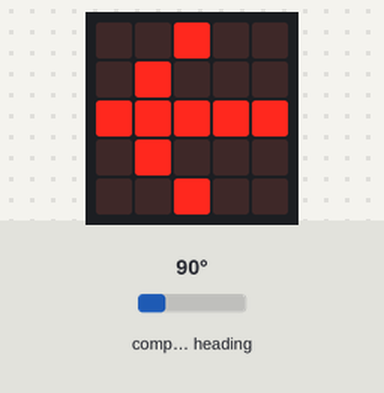
The program below on a simulated BBC micro:bit (MakeCode). Shown: the board's 5×5 LED display. Inputs (shaded band) come from the test bench; at power-on: compass heading 90°. The compass is already calibrated.

Above: at 1.2 s.
1.3 s: compass heading set to 7°
At 2.8 s:
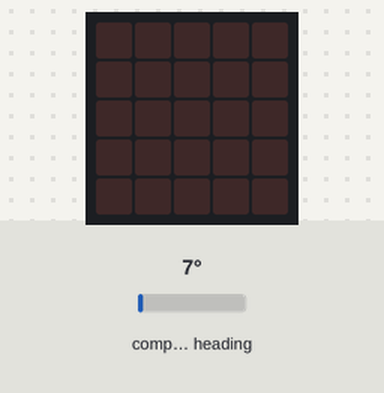
3.1 s: compass heading set to 180°
At 3.9 s:
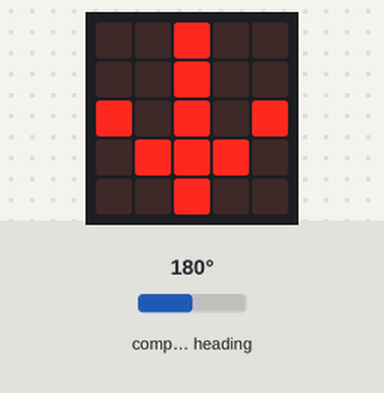
4.6 s: compass heading set to 269°
At 5.9 s:
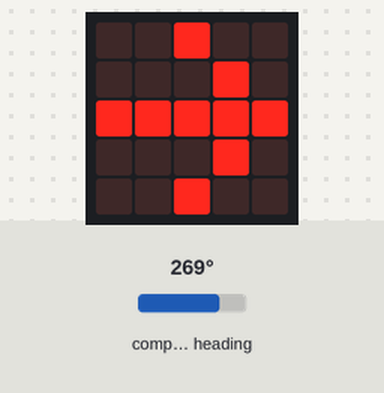
6.2 s: compass heading set to 1°
At 7.6 s:
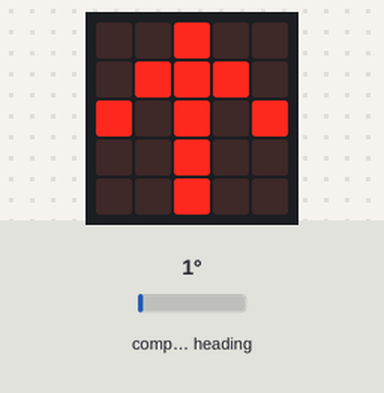
7.9 s: compass heading set to 90°
At 9.3 s:
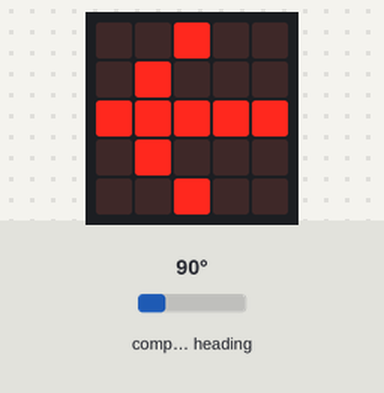
9.6 s: compass heading set to 352°
At 10.3 s:
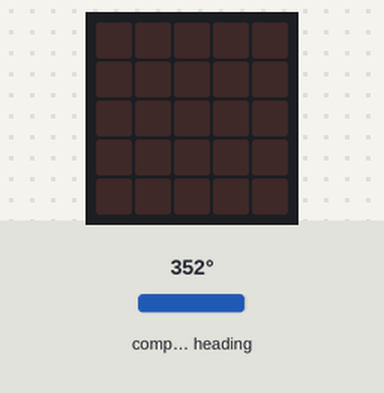
Timing chart, 0 to 12.3 s (numbered marks = the images above; inputs shaded):
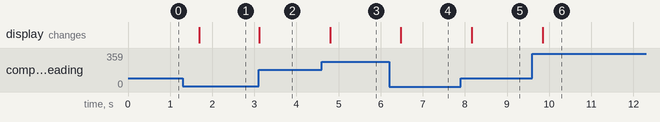

The program:

main.ts
```typescript
basic.forever(function () {
    if (input.compassHeading() <= 5 || input.compassHeading() >= 355) {
        basic.showLeds(`
            . . # . .
            . # # # .
            # . # . #
            . . # . .
            . . # . .
            `)
    } else if (input.compassHeading() <= 185 && input.compassHeading() >= 175) {
        basic.showLeds(`
            . . # . .
            . . # . .
            # . # . #
            . # # # .
            . . # . .
            `)
    } else if (input.compassHeading() <= 275 && input.compassHeading() >= 265) {
        basic.showLeds(`
            . . # . .
            . . . # .
            # # # # #
            . . . # .
            . . # . .
            `)
    } else if (input.compassHeading() <= 95 && input.compassHeading() >= 85) {
        basic.showLeds(`
            . . # . .
            . # . . .
            # # # # #
            . # . . .
            . . # . .
            `)
    } else {
        basic.clearScreen()
    }
})
```

test.ts
```typescript
// 在這裡測試；當此封包作為擴充功能時，將不會編譯此內容。
```

Measured:
- after the input at 1.3 s, the display: changes after 0.39 s (image 1)
- after the input at 3.1 s, the display: changes at once (image 2)
- after the input at 4.6 s, the display: changes after 0.20 s (image 3)
- after the input at 6.2 s, the display: changes after 0.28 s (image 4)
- after the input at 7.9 s, the display: changes after 0.26 s (image 5)
- after the input at 9.6 s, the display: changes after 0.25 s (image 6)
